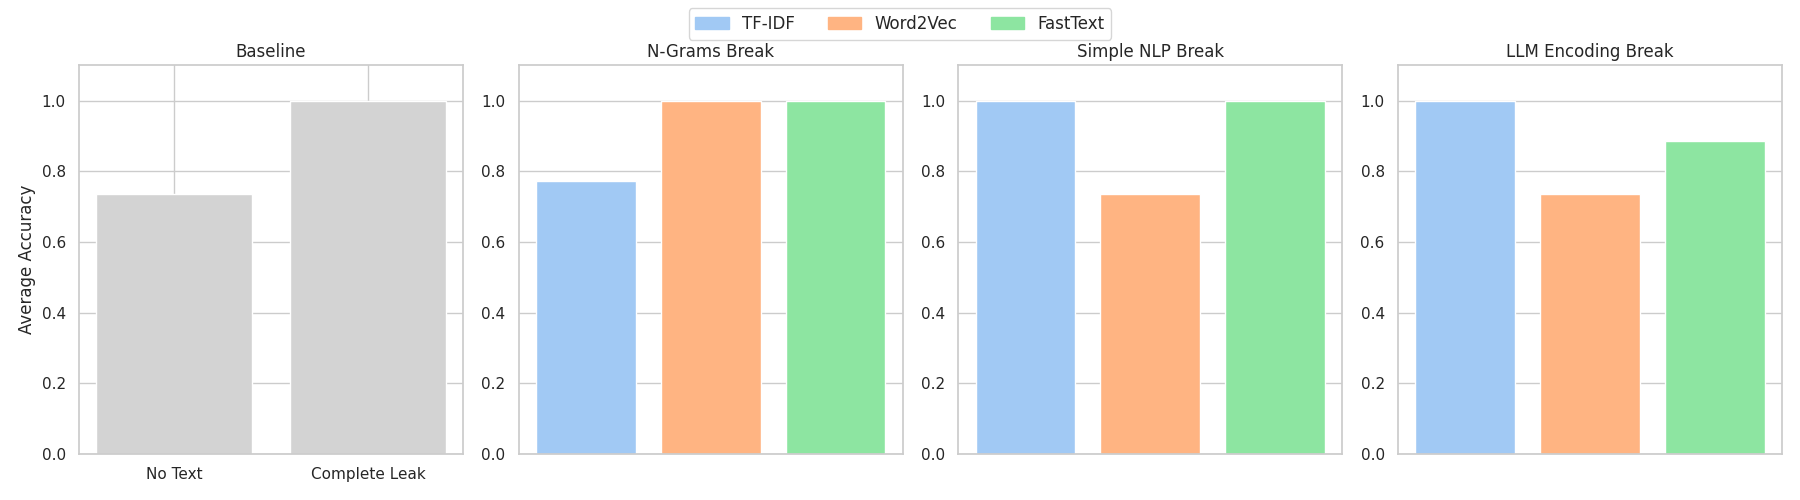

Write the Python code that produced this figure.
import matplotlib.pyplot as plt
import seaborn as sns
import numpy as np
import json

# Load evaluation results from JSON
with open("motivation/all_evaluation_results.json", "r") as f:
    results_data = json.load(f)

# Set seaborn style
sns.set_theme(style="whitegrid")

# Consistent colors for each encoding method
colors = {
    "TF-IDF": sns.color_palette("pastel")[0],
    "Word2Vec": sns.color_palette("pastel")[1],
    "FastText": sns.color_palette("pastel")[2],
}

# Baselines
no_text = results_data["No-Text"]["no-text"]["average_accuracy"]
complete_leak = 1.0  # Presumably hardcoded

# Helper function to safely get avg score
def get_avg(group, method_key):
    try:
        return results_data[group][method_key]["average_accuracy"]
    except KeyError:
        return None

# Grouped data extraction from JSON
tfidf_break_scores = [
    ("TF-IDF", get_avg("TF-IDF Breaks", "tf-idf")),
    ("Word2Vec", get_avg("TF-IDF Breaks", "word2vec")),
    ("FastText", get_avg("TF-IDF Breaks", "FT")),
]

w2v_break_scores = [
    ("TF-IDF", get_avg("W2V Breaks", "tf-idf")),
    ("Word2Vec", get_avg("W2V Breaks", "word2vec")),
    ("FastText", get_avg("W2V Breaks", "FT")),
]

fasttext_break_scores = [
    ("TF-IDF", get_avg("Fasttext Breaks", "tf-idf")),
    ("Word2Vec", get_avg("Fasttext Breaks", "word2vec")),
    ("FastText", get_avg("Fasttext Breaks", "FT")),
]

# Create figure and subplots
fig, axs = plt.subplots(1, 4, figsize=(18, 5), gridspec_kw={'width_ratios': [1, 1, 1, 1]})

# Plot baseline (No Text + Complete Leak)
axs[0].bar(["No Text", "Complete Leak"], [no_text, complete_leak], color="lightgray")
axs[0].set_title("Baseline")
axs[0].set_ylim(0, 1.1)
axs[0].set_ylabel("Average Accuracy")
axs[0].set_xticks(["No Text", "Complete Leak"])

# Function to plot each group
def plot_group(ax, data, title):
    for i, (label, value) in enumerate(data):
        if value is not None:
            ax.bar(i, value, color=colors[label], label=label)
    ax.set_title(title)
    ax.set_ylim(0, 1.1)
    ax.set_xticks([])

# Plot the three breakdown groups
plot_group(axs[1], tfidf_break_scores, "N-Grams Break")
plot_group(axs[2], w2v_break_scores, "Simple NLP Break")
plot_group(axs[3], fasttext_break_scores, "LLM Encoding Break")

# Create single legend
handles = [plt.Rectangle((0, 0), 1, 1, color=colors[k]) for k in colors]
labels = list(colors.keys())
fig.legend(handles, labels, loc="upper center", ncol=3, fontsize=12)

plt.tight_layout(rect=[0, 0, 1, 0.95])
plt.savefig("motivation/plot.png")
plt.close()